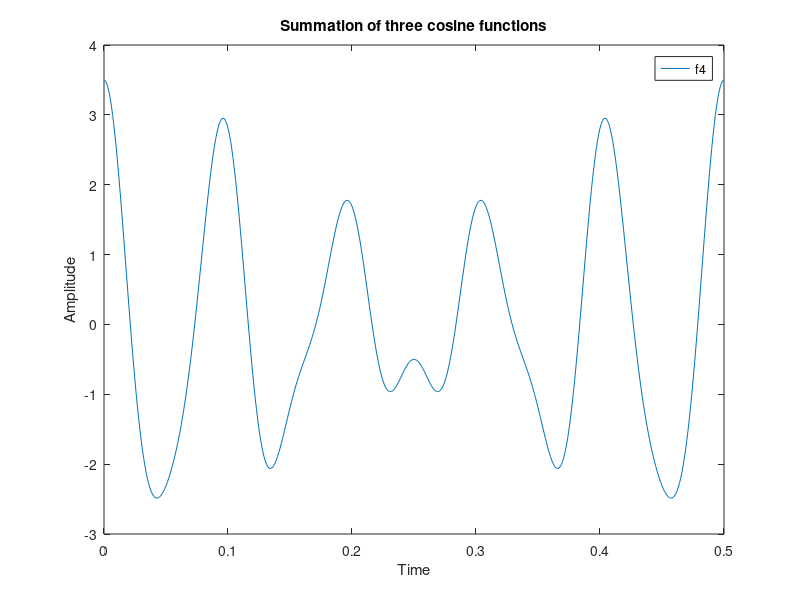

Source code (MATLAB):
a = 2;
pi=3.14159;
t=[0:0.001:1/a];
f1= a*cos(2*pi*5*a*t);
f2=(a/2)*cos(2*pi*6*a*t);
f3=(a/4)*cos(2*pi*10*a*t);
f4=f1+f2+f3;
figure;

plot(t,f4)
title('Summation of three cosine functions')
legend('f4')
xlabel('Time')
ylabel('Amplitude')
